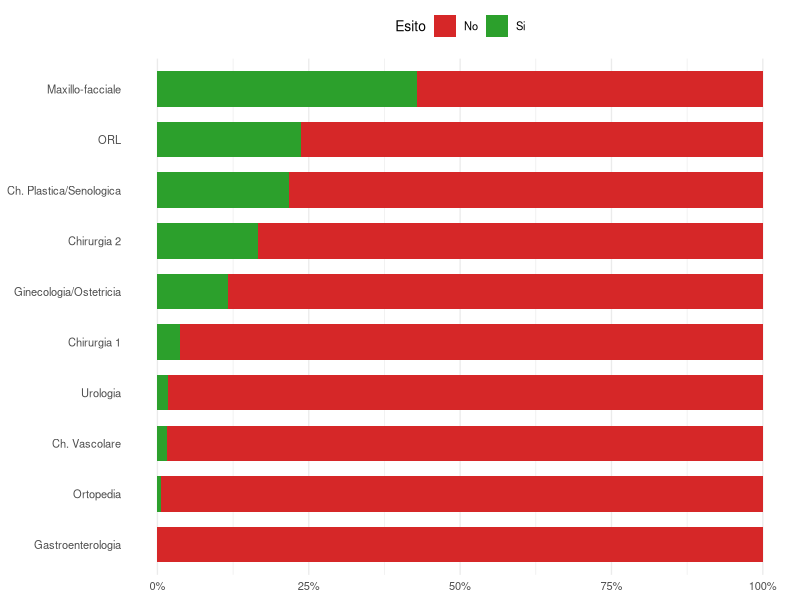
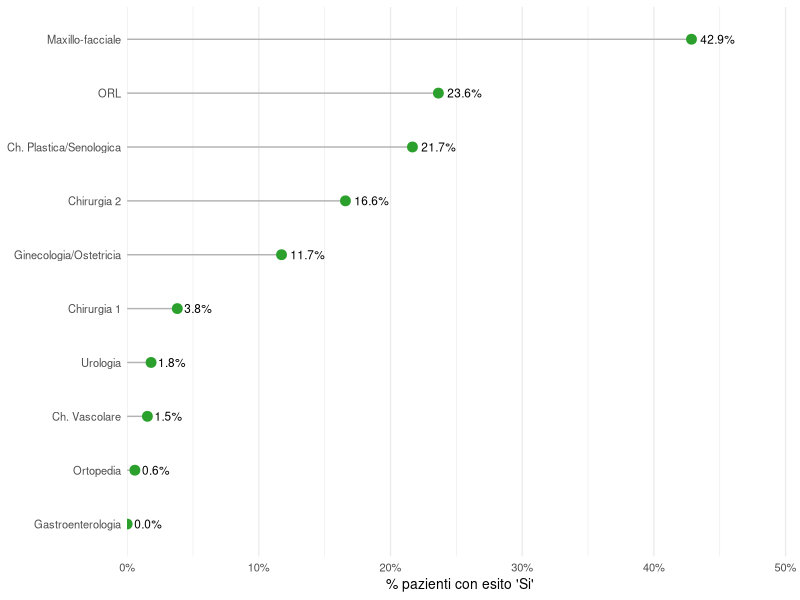
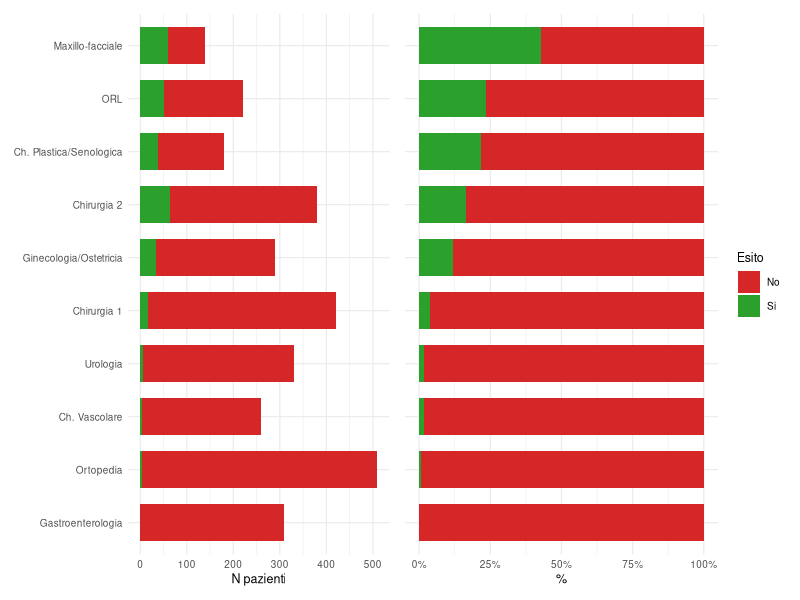

The R source for these figures, in order:
## ---- chunk 1
knitr::opts_chunk$set(
  echo        = TRUE,
  warning     = FALSE,
  message     = FALSE,
  fig.align   = "center",
  fig.width   = 6.6,
  fig.height  = 3.6,
  out.width   = "92%"
)

# ---- Installazione automatica dei pacchetti mancanti ----
required_pkgs <- c("tidyverse", "scales", "knitr", "kableExtra", "patchwork")
to_install <- setdiff(required_pkgs, rownames(installed.packages()))
if (length(to_install) > 0) {
  install.packages(to_install, repos = "https://cloud.r-project.org")
}

invisible(lapply(required_pkgs, library, character.only = TRUE))

set.seed(42)  # riproducibilità deterministica
## ---- chunk 2
divisioni <- c("Ch. Plastica/Senologica", "Ch. Vascolare", "Chirurgia 1",
               "Chirurgia 2", "Gastroenterologia", "Ginecologia/Ostetricia",
               "Maxillo-facciale", "ORL", "Ortopedia", "Urologia")

numerosita <- c(180, 260, 420, 380, 310, 290, 140, 220, 510, 330)
prob_si    <- c(0.22, 0.02, 0.05, 0.17, 0.003, 0.11, 0.31, 0.24, 0.01, 0.04)

dati <- purrr::map2_dfr(
  seq_along(divisioni), divisioni,
  function(i, nome) {
    tibble(
      id_paziente = sprintf("%02d-%04d", i, seq_len(numerosita[i])),
      divisione   = nome,
      esito       = sample(c("Si", "No"),
                           size    = numerosita[i],
                           replace = TRUE,
                           prob    = c(prob_si[i], 1 - prob_si[i]))
    )
  }
)

dati$esito <- factor(dati$esito, levels = c("No", "Si"))
## ---- chunk 3
dati %>%
  count(divisione, esito) %>%
  group_by(divisione) %>%
  mutate(perc = n / sum(n)) %>%
  ungroup() %>%
  pivot_wider(names_from = esito, values_from = c(n, perc), values_fill = 0) %>%
  transmute(
    Divisione  = divisione,
    `N tot`    = n_No + n_Si,
    `N No`     = n_No,
    `N Si`     = n_Si,
    `% Si`     = percent(perc_Si, accuracy = 0.1)
  ) %>%
  kable(booktabs = TRUE, align = "lrrrr",
        caption = "Sintesi per divisione (dataset sintetico).") %>%
  kable_styling(latex_options = c("hold_position"), font_size = 9)
## ---- chunk 4
palette_esito <- c("No" = "#D62728", "Si" = "#2CA02C")  # la regola richiesta
## ---- chunk 5
ordine <- dati %>%
  group_by(divisione) %>%
  summarise(p = mean(esito == "Si"), .groups = "drop") %>%
  arrange(p) %>% pull(divisione)

dati %>%
  mutate(divisione = factor(divisione, levels = ordine)) %>%
  ggplot(aes(y = divisione, fill = esito)) +
  geom_bar(position = "fill", width = 0.7) +
  scale_x_continuous(labels = percent_format(accuracy = 1)) +
  scale_fill_manual(values = palette_esito) +
  labs(x = NULL, y = NULL, fill = "Esito") +
  theme_minimal(base_size = 10) +
  theme(panel.grid.major.y = element_blank(), legend.position = "top")
## ---- chunk 6
tassi <- dati %>%
  group_by(divisione) %>%
  summarise(perc_si = mean(esito == "Si"),
            n       = n(), .groups = "drop") %>%
  arrange(perc_si) %>%
  mutate(divisione = factor(divisione, levels = divisione))

ggplot(tassi, aes(x = perc_si, y = divisione)) +
  geom_segment(aes(x = 0, xend = perc_si, yend = divisione),
               colour = "grey70") +
  geom_point(size = 3, colour = palette_esito[["Si"]]) +
  geom_text(aes(label = percent(perc_si, accuracy = 0.1)),
            hjust = -0.25, size = 3) +
  scale_x_continuous(labels = percent_format(accuracy = 1),
                     expand = expansion(mult = c(0, 0.18))) +
  labs(x = "% pazienti con esito 'Si'", y = NULL) +
  theme_minimal(base_size = 10) +
  theme(panel.grid.major.y = element_blank())
## ---- chunk 7
g_abs <- dati %>%
  count(divisione, esito) %>%
  mutate(divisione = factor(divisione, levels = ordine)) %>%
  ggplot(aes(y = divisione, x = n, fill = esito)) +
  geom_col(width = 0.7) +
  scale_fill_manual(values = palette_esito) +
  labs(x = "N pazienti", y = NULL) +
  theme_minimal(base_size = 9) +
  theme(legend.position = "none")

g_rel <- dati %>%
  mutate(divisione = factor(divisione, levels = ordine)) %>%
  ggplot(aes(y = divisione, fill = esito)) +
  geom_bar(position = "fill", width = 0.7) +
  scale_x_continuous(labels = percent_format(accuracy = 1)) +
  scale_fill_manual(values = palette_esito) +
  labs(x = "%", y = NULL, fill = "Esito") +
  theme_minimal(base_size = 9) +
  theme(axis.text.y = element_blank(), legend.position = "right")

g_abs + g_rel + plot_layout(widths = c(1, 1.2))
